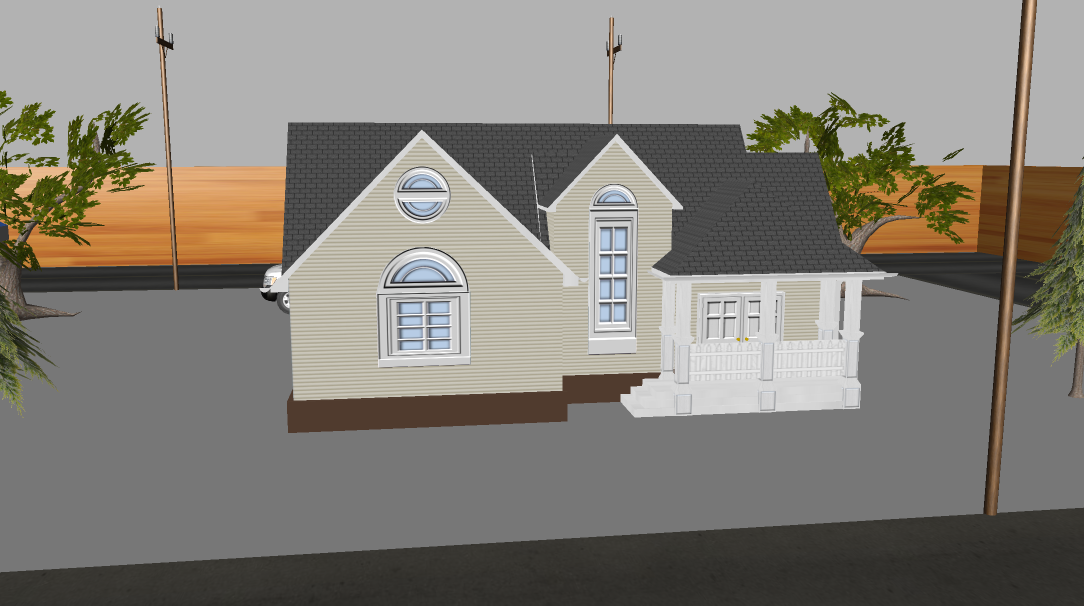
#> input picture src/building_entrance_recognition/building_entrance_recognition/test.png, 2168 x 1211 px (shown at 1/2 size)
$ python -i test_vlm.py   (imports and definitions only)
#> lines starting #> are read from the running program, lines starting #| are printed output that depends on the picture
import cv2
import base64
import json
import yaml
import os
import re
import requests
from PIL import Image
from io import BytesIO

class EntranceRecognitionService:
    SYSTEM_PROMPT = """Now I need your help to analysis the picture as my assistant. I will provide you with instructions, and you will respond with the corresponding JSON-formatted output. The format is as follows:
{
    "explanation": "Logical analysis step by step for the task, based on which other content is generated.",
    "unit_number": "Only the unit number." # If you cannot find the unit number, please return an empty string.
}
For example:
{
    "explanation": "The picture shows Unit 2.",
    "unit_number": "2"
}
Note: It is necessary to output the result in JSON format and nothing else."""

    def __init__(self, config_path=None):
        self._init_api_config(config_path)

    def _init_api_config(self, config_path=None):
        """Initialize API configuration from yaml file"""
        try:
            if config_path is None:
                package_path = os.path.dirname(os.path.abspath(__file__))
                config_path = os.path.join(package_path, 'config', 'api_config.yaml')
            with open(config_path, 'r') as file:
                config = yaml.safe_load(file)
            self.api_url = config['vlm_api']['base_url']
            print('API configuration loaded successfully')
        except Exception as e:
            print(f'Failed to load API configuration: {str(e)}')
            raise

    # [81 lines left out: functions recognize_entrance, _convert_image_to_base64, _get_llm_response, _parse_llm_response, main, not called in this run]

# [2 lines not run here, left out]

>>> import cv2
>>> picture = cv2.imread('test.png', cv2.IMREAD_GRAYSCALE)
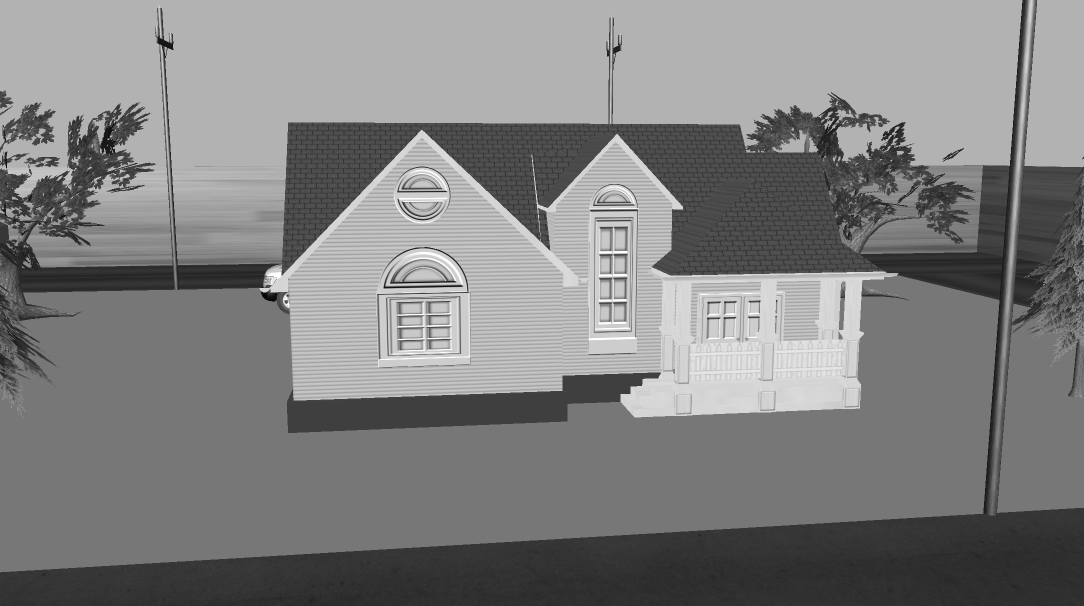
#> picture: shape (1211, 2168) (shown at 1/2 size); min 4, max 255, mean 128.9
#> (the run stopped early here; a loop or call above may not have finished)
